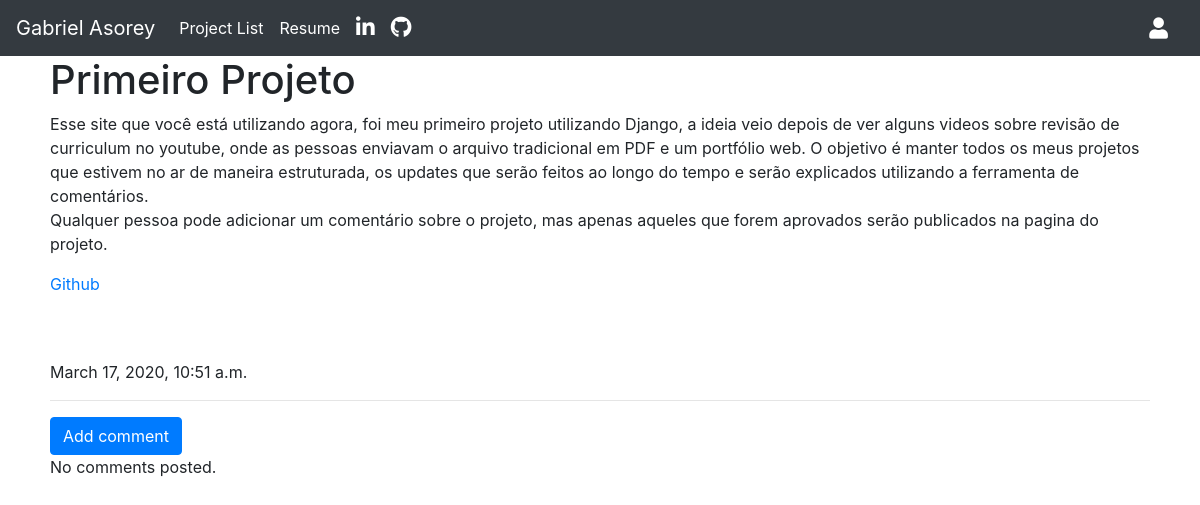
/project/33, run on the app's committed database.
### Portfolio/models.py (models this page shows, shortened)
class Project(models.Model):
    author = models.ForeignKey('auth.User', on_delete=models.CASCADE)
    project_name = models.CharField(max_length=300)
    description = models.TextField()
    create_date = models.DateTimeField(default=timezone.now)
    published_date = models.DateTimeField(blank=True,null=True)

### Portfolio/views.py (the view)
# urls.py: path('project/<int:pk>',views.ProjectDetailView.as_view(),name='project_detail'),
class ProjectDetailView(DetailView):
    model = Project

### Portfolio/templates/Portfolio/project_detail.html (shortened to what this page needs)
{% extends 'Portfolio/HTML_Base.html' %}
{% block content %}
{% load static %}
    <div class="borda">
        <h1>{{ project.project_name }}</h1>
        <p>{{ project.description|safe|linebreaksbr }}</p>
        <br>
        <br>
        {% if project.published_date %}
        <div class="date projectdate">
            {{ project.published_date }}
        </div>
        {% else %}
        <a href="{% url 'project_publish' pk=project.pk %}" class="btn btn-primary">Publicar</a>
        {% endif %}
        <hr>
        <a class="btn btn-primary btn-comment" href="{% url 'comment_add' pk=project.pk %}"> Add comment</a>
        {% for comment in project.comments.all %}
        <br>
        {% if comment.approved_comment %}
        <p>Posted by: <strong>{{ comment.author }}</strong></p>
        <p>{{ comment.text|safe|linebreaks }}</p>
        {{ comment.create_date }}
        {% endif %}
        {% if comment_approved and user.is_authenticated %}
        <p>Posted by: <strong>{{ comment.author }}</strong></p>
        <p>{{ comment.text|safe|linebreaks }}</p>
        {{ comment.create_date }}
        {% endif %}
        {% if not comment_approved and user.is_authenticated %}
        <p>Posted by: <strong>{{ comment.author }}</strong></p>
        <p>{{ comment.text|safe|linebreaks }}</p>
        {{ comment.create_date }}
        <a class="btn btn-primary" href="{% url 'comment_remove' pk=comment.pk %}"><span class="fa fa-remove"></span>Remove</a>
        <a class="btn btn-primary" href="{% url 'comment_approve' pk=comment.pk %}"><span class="fa fa-check"></span>Aprove</a>
        {% endif %}
        {% empty %}
        <br><p>No comments posted.</p>
        {% endfor %}
    </div>
        {% endblock %}

### Portfolio/static/css/portfolio.css (style rules this page uses)
.borda { margin-left: 50px; margin-right: 50px; }

### data on the page
Project: project_name "Primeiro Projeto", description "Esse site que você está utilizando agora, foi meu primeiro projeto utilizando Django, a ideia veio depois de ver alguns videos sobre revisão de curriculum no youtube, onde as pessoas enviavam o arquivo tradicional em PDF e um portfólio web. O objetivo é manter todos os meus projetos que estivem no ar de maneira estruturada, os updates que serão feitos ao longo do tempo e serão explicados utilizando a ferramenta de comentários. Qualquer pessoa pode adicionar um comentário sobre o projeto, mas apenas aqueles que forem aprovados serão publicados na pagina do projeto. Github", published_date "March 17, 2020, 10:51 a.m."
